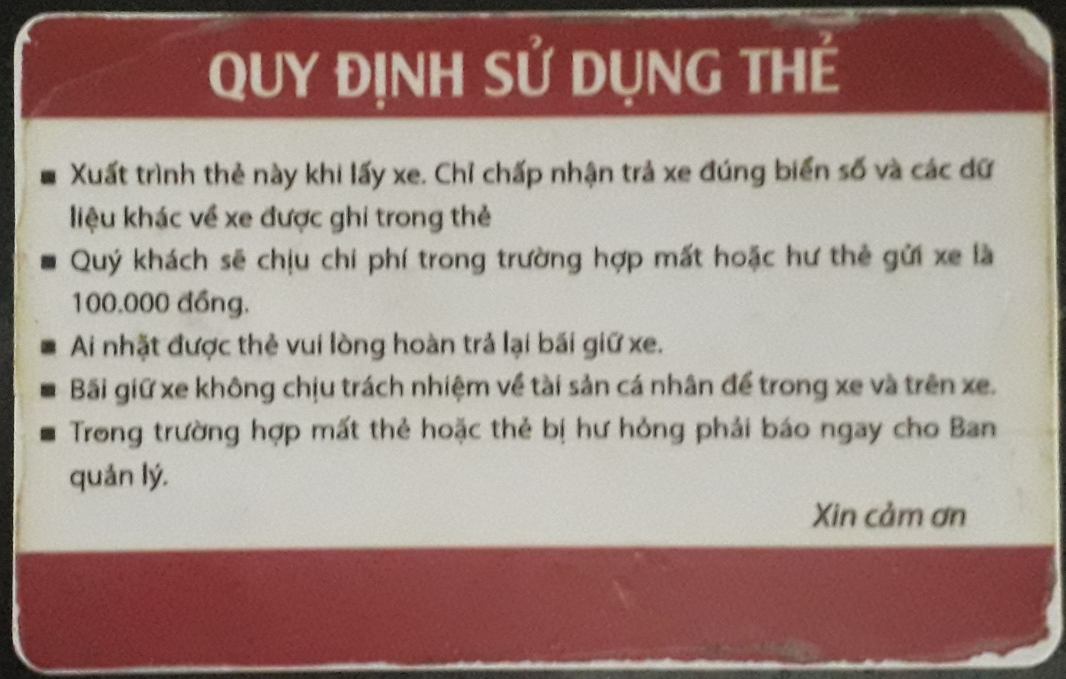
#> input picture img/object4.jpg, 2131 x 1358 px (shown at 1/2 size)
$ python locate_n_instances.py
#> lines starting #> are read from the running program, lines starting #| are printed output that depends on the picture; after the words box and inside, x2 and y2 are one past the last pixel; in counts of white or black regions, pixels touching at a corner belong together
### resize_img.py
import cv2 as cv

def resizeImg(img, scale_percent):
    width = int(img.shape[1] * scale_percent / 100)
    height = int(img.shape[0] * scale_percent / 100)
    dim = (width, height)
    return cv.resize(img, dim, interpolation=cv.INTER_AREA)

### locate_n_instances.py
import cv2 as cv
from sklearn.cluster import MeanShift, estimate_bandwidth
import matplotlib.pyplot as plt
import numpy as np
import math
from resize_img import resizeImg
import random

print('Reading image...')
# img1 = cv.imread('img/object1.jpg', cv.IMREAD_GRAYSCALE)  # queryImage
# img2 = cv.imread('img/scene1.jpg', cv.IMREAD_GRAYSCALE)  # trainImage

img1 = cv.imread('img/object4.jpg')  # queryImage
#> img1 is the input picture: shape (1358, 2131, 3); mean B, G, R 134, 141.4, 162.4
img2 = cv.imread('img/scene3.jpg')  # trainImage
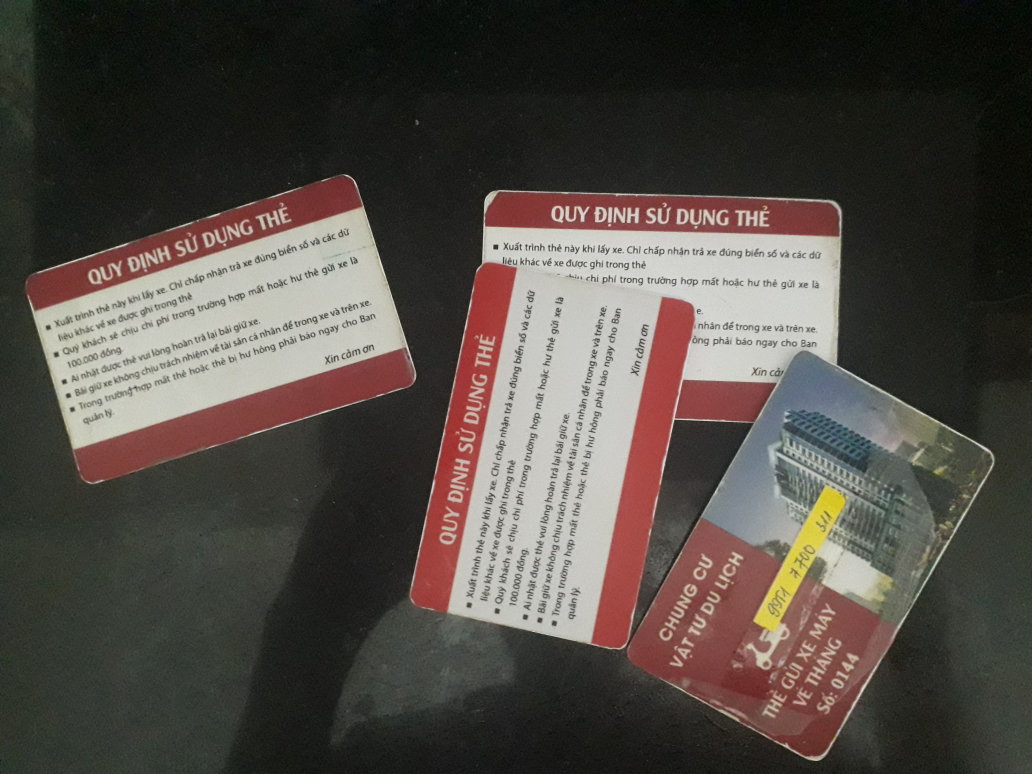
#> input picture img/scene3.jpg, 4128 x 3096 px (shown at 1/4 size)
#> img2 is the input picture: shape (3096, 4128, 3); mean B, G, R 68, 73.9, 80.3

# resize 20%
img1 = resizeImg(img1, 20)
img2 = resizeImg(img2, 20)
#> call 2 of resizeImg, with scale_percent = 20
#> in resizeImg (call 2), `return cv.resize(img, dim, interpolation=cv.INTER_AREA)`:
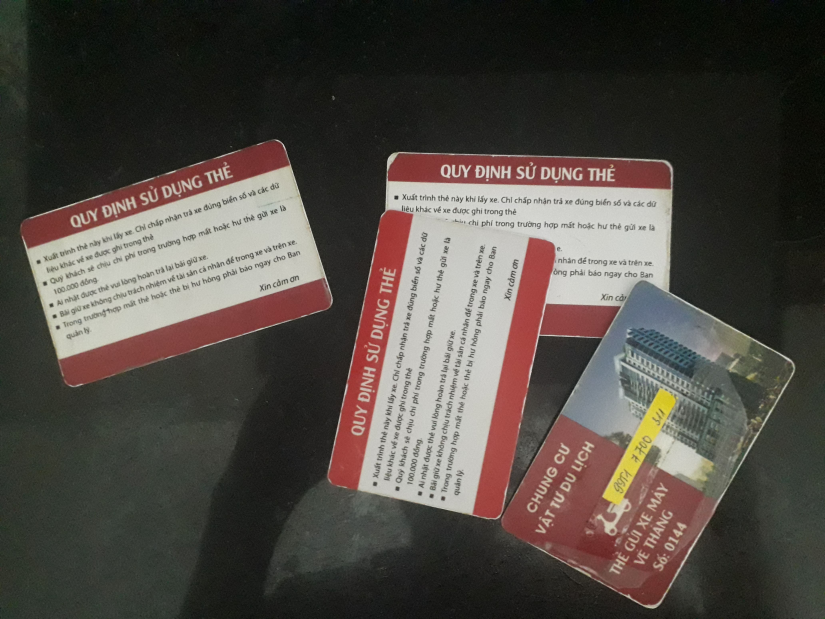
#> returned value: shape (619, 825, 3); mean of channels 0, 1, 2 68, 73.9, 80.3; drawn as B, G, R

sift = cv.SIFT_create()
kp1, des1 = sift.detectAndCompute(img1, None)
#> kp1 = 935 keypoints; strongest (x, y, size): (19, 71, 4), (19, 173, 4.1), (19, 104, 4.1), (19, 156, 4.1)
kp2, des2 = sift.detectAndCompute(img2, None)
#> kp2 = 2223 keypoints; strongest (x, y, size): (396, 197, 2.7), (51, 305, 2.6), (54, 316, 2.6), (45, 283, 2.7)


# #############################################################################
# Compute clustering with MeanShift

scene_points = np.float32([kp.pt for kp in kp2])
#> scene_points = 2223 pairs, first value 23.98 to 795.9, second value 137 to 601.1
bandwidth = estimate_bandwidth(scene_points, quantile=0.2)
#> bandwidth = 135.5
ms = MeanShift(bandwidth=bandwidth, bin_seeding=True)
ms.fit(scene_points)


labels = ms.labels_
#> labels = 2223 values, max 2 at index 566, min 0 at index 1223, mean 0.933
cluster_centers = ms.cluster_centers_
#> cluster_centers = [[646.5, 451.2], [139, 252.7], [417.5, 386.4]]
labels_unique = np.unique(labels)
#> labels_unique = [0, 1, 2]
n_clusters_ = len(labels_unique)
#> n_clusters_ = 3

print("number of estimated clusters : %d" % n_clusters_)
#| number of estimated clusters : 3

# #############################################################################
# Draw keypoints with different colors for each cluster
for k in range(n_clusters_):
    mask_of_cluster_k = labels == k
    cluster_center = cluster_centers[k]
    color = (random.randint(0, 255), random.randint(0, 255), random.randint(0, 255))
    cv.circle(img2, (cluster_center[0], cluster_center[1]), 10, color, thickness=10)
    for x, y in scene_points[mask_of_cluster_k]:
        cv.circle(img2, (x, y), 5, color)
#> this loop made 3 passes
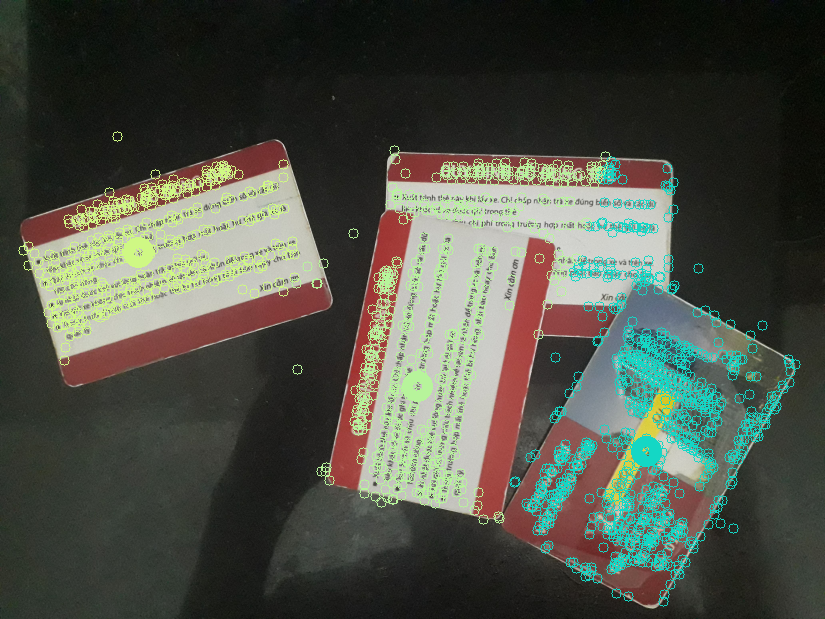
#> img2: shape (619, 825, 3); 7.95% of pixels changed, all inside (x1, y1, x2, y2) = (18, 131, 801, 607)

# #############################################################################
# Matching features and locating object
bf = cv.BFMatcher()
outImg = np.array(img2, copy=True)
MIN_MATCH_COUNT = 50
instance_count = 0
for k in range(n_clusters_):
    print("processing cluster %d ..." % k)
    mask_of_cluster_k = labels == k
    matches = []

    # matching features
    for i in range(0, len(des1)):
        minDistSq1 = minDistSq2 = 99999999
        minIdx1 = minIdx2 = -1
        for j in range(0, len(des2)):
            if not mask_of_cluster_k[j]:
                continue
            diffVec = des2[j] - des1[i]
            distSq = np.sum(np.square(diffVec))
            if distSq < minDistSq1:
                minDistSq2 = minDistSq1
                minDistSq1 = distSq
                minIdx2 = minIdx1
                minIdx1 = j
            elif distSq < minDistSq2:
                minDistSq2 = distSq
                minIdx2 = j

        if minIdx1 > 0 and minIdx2 > 0:
            matches.append([
                cv.DMatch(i, minIdx1, 0, math.sqrt(minDistSq1)),
                cv.DMatch(i, minIdx2, 0, math.sqrt(minDistSq2))
            ])

    good = []
    for m, n in matches:
        if m.distance < 0.7 * n.distance:
            good.append(m)

    # draw matches
    draw_params = dict(matchColor=(0, 255, 0), singlePointColor=None, matchesMask=None, flags=2)
    imgK = cv.drawMatches(img1, kp1, img2, kp2, good, None, **draw_params)
    fileName = "img/out/img" + str(k) + ".jpg"
    cv.imwrite(fileName, imgK)
    print("matching output: ", fileName)

    # locate object
    if len(good) > MIN_MATCH_COUNT:
        src_pts = np.float32([kp1[m.queryIdx].pt for m in good])
        dst_pts = np.float32([kp2[m.trainIdx].pt for m in good])
        M, mask = cv.findHomography(src_pts, dst_pts, cv.RANSAC, 5.0)
        matchesMask = mask.ravel().tolist()
        h, w, d = img1.shape
        pts = np.float32([[0, 0], [0, h - 1], [w - 1, h - 1], [w - 1, 0]]).reshape(-1, 1, 2)
        dst = cv.perspectiveTransform(pts, M)
        outImg = cv.polylines(outImg, [np.int32(dst)], True, 255, 3, cv.LINE_AA)
        instance_count += 1
        print("found instance in cluster ", k)
    else:
        print("Not enough matches are found - {}/{}".format(len(good), MIN_MATCH_COUNT))
        matchesMask = None
#> this loop made 3 passes
#> dst on pass 1: [[368.5, 141.3], [363, 337.8], [666.1, 341], [677.2, 159.2]]
#> pass 1, `imgK = cv.drawMatches(img1, kp1, img2, kp2, good, None, **draw_params)`:
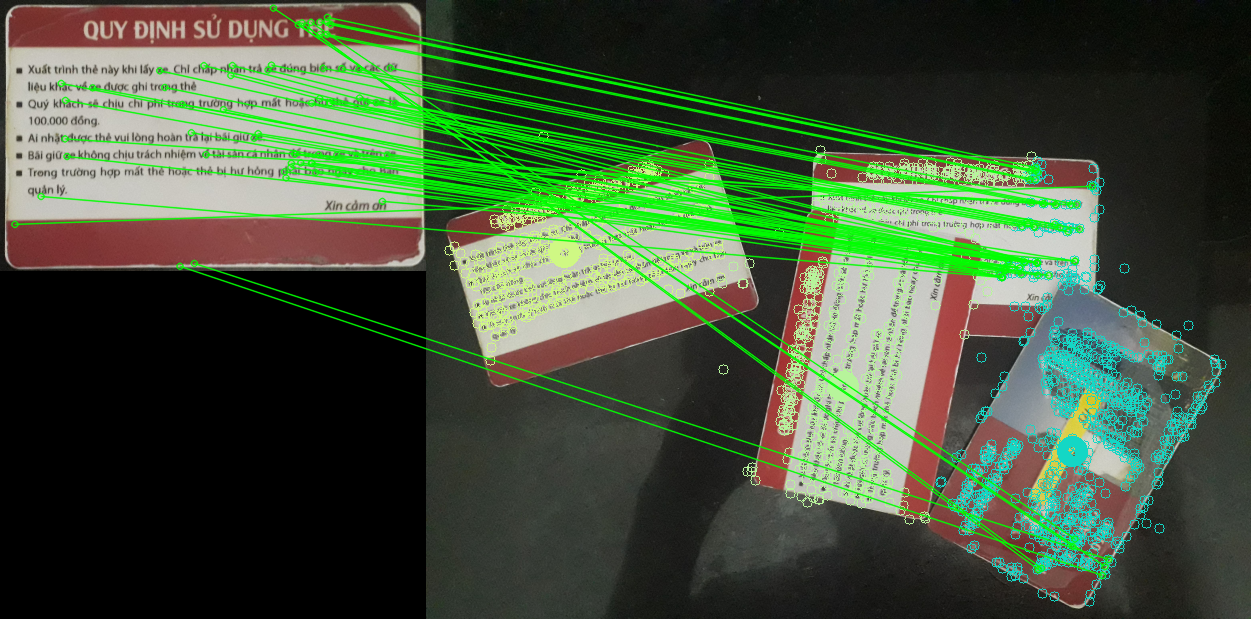
#> imgK: shape (619, 1251, 3); mean B, G, R 59.1, 83.8, 66.8
#> pass 2, `imgK = cv.drawMatches(img1, kp1, img2, kp2, good, None, **draw_params)`:
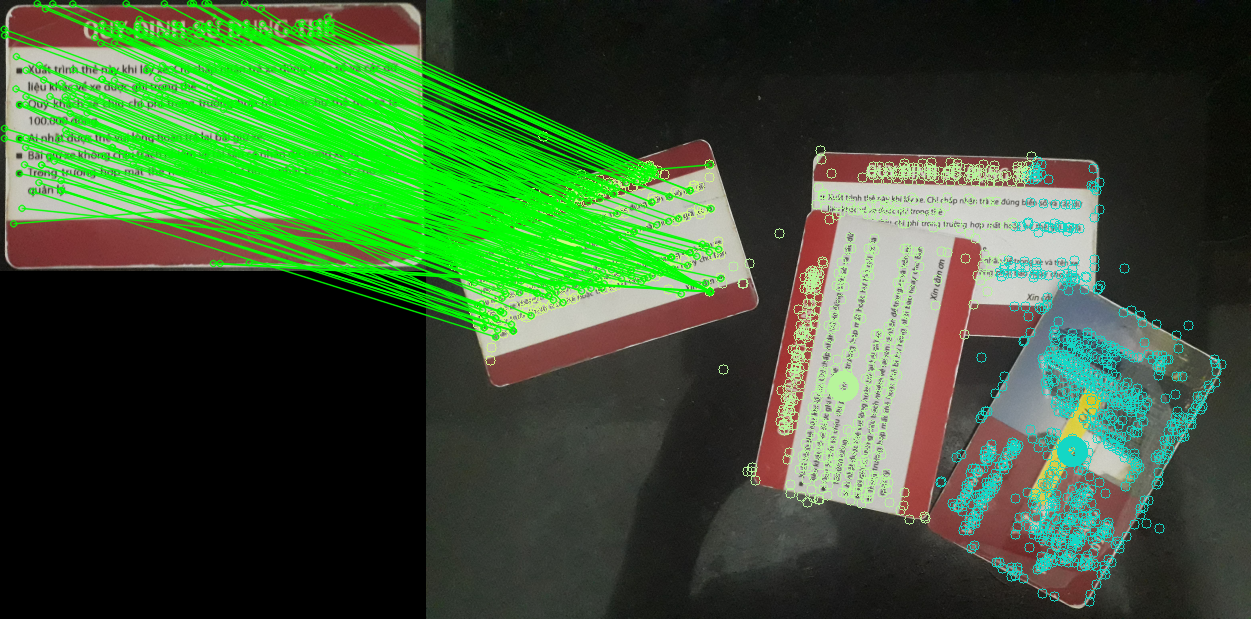
#> imgK: shape (619, 1251, 3); mean B, G, R 52.3, 87.1, 58.6
#> pass 2, `outImg = cv.polylines(outImg, [np.int32(dst)], True, 255, 3, cv.LINE_AA)`:
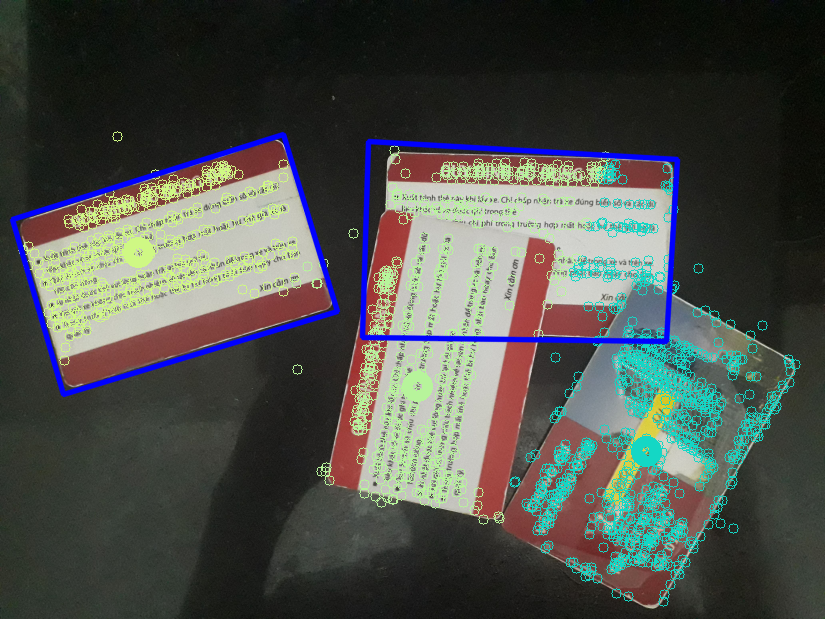
#> outImg: shape (619, 825, 3); mean B, G, R 74.5, 79.6, 76.1
#> after the loop:
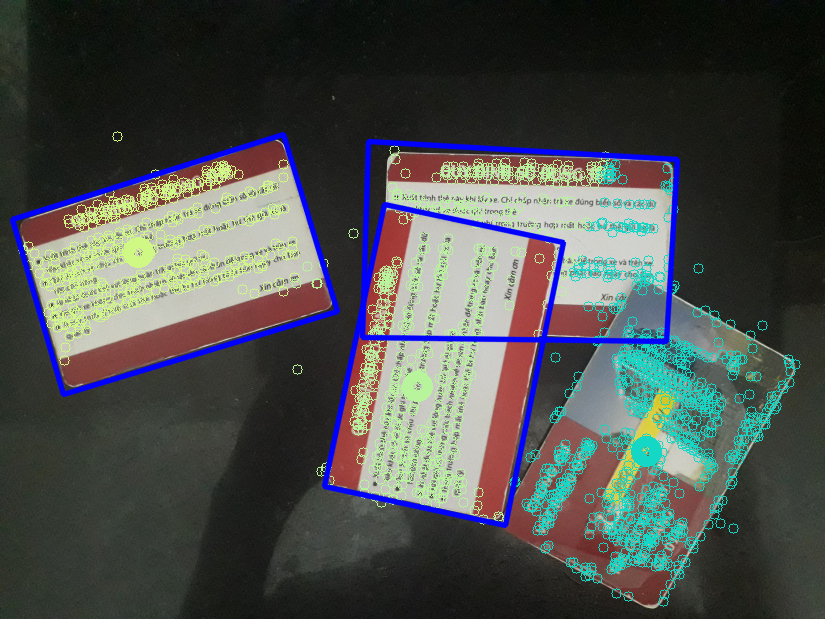
#> outImg: shape (619, 825, 3); 1.24% of pixels changed, all inside (x1, y1, x2, y2) = (321, 201, 567, 529)
#> after the loop, instance_count = 3

print("number of instances: ", instance_count)
#| number of instances:  3
plt.imshow(outImg, 'gray'), plt.show()

if instance_count > 0:
    cv.imwrite("img/out/img.jpg", outImg)
    print("detecting output: img/out/img.jpg")
